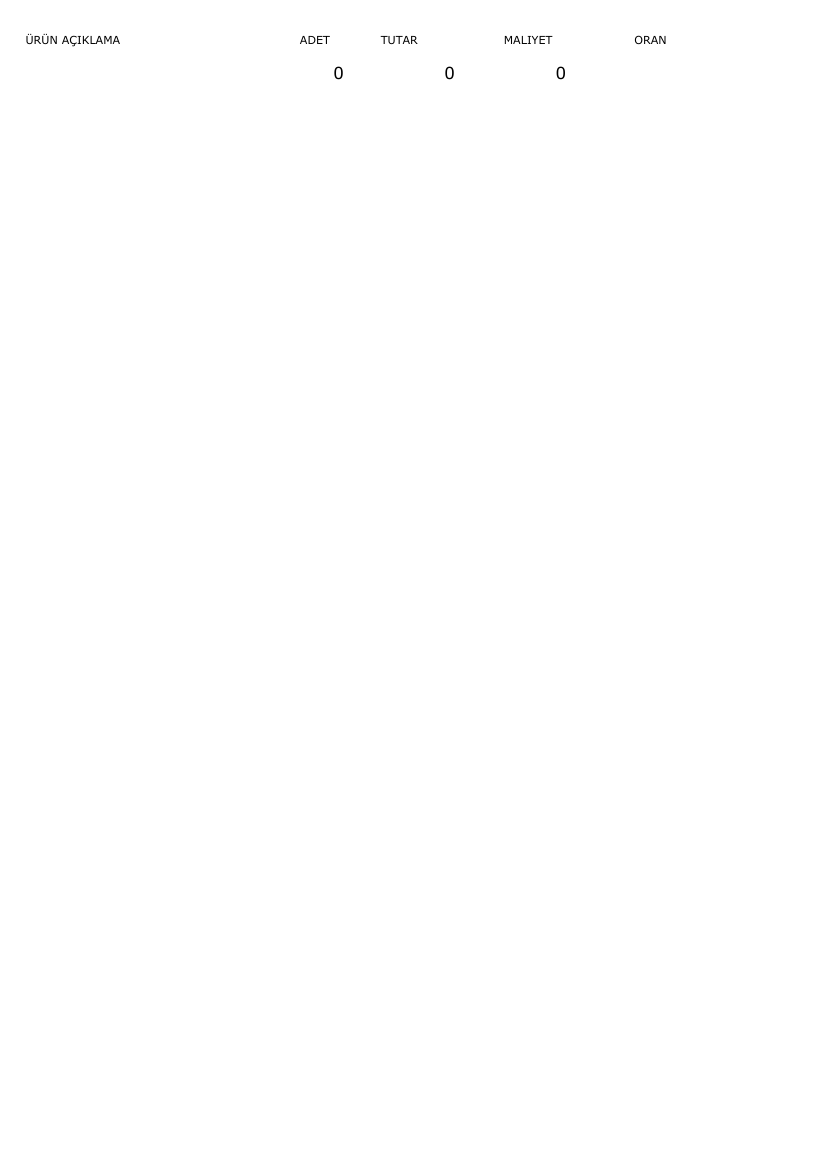

The script that saved this image:
# -*- coding: utf-8 -*-
import sys, subprocess
from PyQt5 import QtCore, QtWidgets
from PyQt5.QtWidgets import QDialog
from PyQt5.QtCore import *

from ui_maliyet import Ui_Dialog4

from mdb.modulemdb import *
from reportlab.pdfgen import canvas
from reportlab.pdfbase import pdfmetrics
from reportlab.pdfbase.ttfonts import TTFont
from reportlab.rl_settings import *



class Maliyet(QDialog , Ui_Dialog4):
    def __init__(self):
        QtWidgets.QDialog.__init__(self)
        self.setupUi(self)
        #self.myddb = Myddb()
        self.tableWidget.setRowCount(0)
        some_date = QtCore.QDate.currentDate()
        self.dateEdit.setDate(some_date)
        self.dateEdit_2.setDate(some_date)
        self.pushButton.clicked.connect(self.sloturunmaliyet)
        self.pushButton_3.clicked.connect(self.satisrapor)
        self.pushButton_2.clicked.connect(self.sloturunmaliyetpdf)
        self.tableWidget.setColumnWidth(0, 75)
        self.tableWidget.setColumnWidth(1, 270)
        self.tableWidget.setColumnWidth(2, 75)
        self.tableWidget.setColumnWidth(3, 75)
        self.tableWidget.setColumnWidth(4, 75)

    @pyqtSlot()
    def sloturunmaliyet(self):

        myddb1 = Myddb()

        print("urunmaliyet")
        self.tableWidget.clearContents()
        deger1 = self.dateEdit.date().toPyDate()
        deger2 = self.dateEdit_2.date().toPyDate()
        tar1 = deger1.strftime('%d%m%Y')
        tar2 = deger2.strftime('%d%m%Y')
        c = canvas.Canvas("maliyet" + tar1 + tar2 + ".pdf")
        pdfmetrics.registerFont(TTFont('Verdana', 'Verdana.ttf'))
        c.setFont("Verdana", 8)

        item = "            ÜRÜN    AÇIKLAMA                                   ADET           TUTAR                MALIYET                     ORAN "
        c.drawString(10, 810, item)
        tar1 = deger1.strftime('%Y-%m-%d')
        tar2 = deger2.strftime('%Y-%m-%d')
        sql = """SELECT pluno,hamad,sum(adet),sum(tutar) FROM bishop.ciro inner join test.hammadde on  pluno=hamkod and
            DATE(tarih) >= %s and DATE(tarih) <= %s group by pluno,hamad order by pluno asc """
        bul2 = myddb1.cur.execute(sql, (tar1, tar2))
        print(bul2, tar1, tar2)
        bul = myddb1.cur.fetchall()
        i = bul2
        j = 5
        self.tableWidget.setRowCount(i)
        aa = 0
        bb = 0
        toplam = 0.0
        toplam1 = 0.0
        toplam2 = 0.0

        for row1 in bul:
            sql1 = "select hurunkod,sum(hmiktar*hammadde.fiyat1) from harcanan inner join hammadde on " \
                   "hhammaddeid=hamkod where DATE(tarih)>=%s and DATE(tarih)<=%s and hurunkod=%s "
            bul1 = myddb1.cur.execute(sql1, (tar1, tar2, row1[0]))
            bul1 = myddb1.cur.fetchall()

            item = str(row1[0])
            self.tableWidget.setItem(aa, 0, QtWidgets.QTableWidgetItem(item))
            c.drawString(45, 800 - (15 * (bb + 1)), item)
            item = row1[1]
            c.drawString(80, 800 - (15 * (bb + 1)), item)
            self.tableWidget.setItem(aa, 1, QtWidgets.QTableWidgetItem(item))
            item = str(row1[2])

            toplam = toplam + float(row1[2])
            self.tableWidget.setItem(aa, 2, QtWidgets.QTableWidgetItem(item))
            c.drawString(230, 800 - (15 * (bb + 1)), item)
            item = str(row1[3])
            c.drawString(270, 800 - (15 * (bb + 1)), item)
            toplam1 = toplam1 + float(row1[3])
            self.tableWidget.setItem(aa, 3, QtWidgets.QTableWidgetItem(item))
            item = "0"
            if (bul1[0][1]) is not None:
                toplam2 = toplam2 + float(bul1[0][1])
                item = str("{:06.2f}".format(float(bul1[0][1])))
            c.drawString(350, 800 - (15 * (bb + 1)), item)
            self.tableWidget.setItem(aa, 4, QtWidgets.QTableWidgetItem(item))

            if int(row1[3]) == 0:
                item = "% 100"
            else:
                if (bul1[0][1]) is not None:
                    item = "% " + str(int((float(bul1[0][1])) / row1[3] * 100))
                    c.drawString(450, 800 - (15 * (bb + 1)), item)
            self.tableWidget.setItem(aa, 5, QtWidgets.QTableWidgetItem(item))

            aa = aa + 1
            bb = bb + 1
            print(aa)

            if (15 * (bb + 1)) >= 760:
                c.setFont("Verdana", 11)
                c.drawString(210, 800 - (15 * (bb + 1)), str(toplam))
                c.drawString(270, 800 - (15 * (bb + 1)), str(toplam1))
                c.drawString(350, 800 - (15 * (bb + 1)), str(toplam2))
                c.showPage()
                c.setFont("Verdana", 8)
                bb = 0

        c.setFont("Verdana", 12)
        c.drawString(210, 800 - (15 * (bb + 1)), str(toplam))
        c.drawString(270, 800 - (15 * (bb + 1)), str(int(toplam1)))
        c.drawString(350, 800 - (15 * (bb + 1)), str(int(toplam2)))
        c.drawString(450, 800 - (15 * (bb + 1)), "% " + str(int(toplam2 / toplam1 * 100)))

        c.save()

    @pyqtSlot()
    def satisrapor(self):
        myddb1 = Myddb()

        print("satisrapor")
        self.tableWidget.clearContents()
        deger1 = self.dateEdit.date().toPyDate()
        deger2 = self.dateEdit_2.date().toPyDate()
        tar1 = deger1.strftime('%d%m%Y')
        tar2 = deger2.strftime('%d%m%Y')
        c = canvas.Canvas("maliyet" + tar1 + tar2 + ".pdf")
        pdfmetrics.registerFont(TTFont('Verdana', 'Verdana.ttf'))
        c.setFont("Verdana", 8)

        item = "            ÜRÜN    AÇIKLAMA                                   ADET           TUTAR                 "
        c.drawString(10, 810, item)
        tar1 = deger1.strftime('%Y-%m-%d')
        tar2 = deger2.strftime('%Y-%m-%d')

        sql = """SELECT ciro.departman,pluno,hamad,sum(adet),sum(tutar) FROM bishop.ciro  inner join test.hammadde on  pluno=hamkod and
                DATE(tarih) >= %s and DATE(tarih) <= %s  group by ciro.departman,pluno order by ciro.departman asc """
        bul2 = myddb1.cur.execute(sql, (tar1, tar2))
        print(bul2, tar1, tar2)

        bul = myddb1.cur.fetchall()

        i = bul2
        j = 5
        self.tableWidget.setRowCount(i)
        aa = 0
        bb = 0
        dep=1
        toplam = 0.0
        toplam1 = 0.0
        toplam2 = 0.0
        for row1 in bul:
            sql1 = "select hurunkod,sum(hmiktar*fiyat1),harcanan.tarih from harcanan inner join hammadde on hhammaddeid=hamkod where DATE(tarih)>=%s and DATE(tarih)<=%s and hurunkod=%s"
            bul1 = myddb1.cur.execute(sql1, (tar1, tar2, row1[1]))
            bul1 = myddb1.cur.fetchall()


            if dep != int(row1[0]):
                dep = int(row1[0])
                c.setFont("Verdana", 10)
                c.drawString(210, 800 - (15 * (bb + 1)), str(toplam))
                c.drawString(270, 800 - (15 * (bb + 1)), str("{:06.2f}".format(toplam1)))
                c.drawString(350, 800 - (15 * (bb + 1)), str("{:06.2f}".format(toplam2)))
                c.showPage()
                c.setFont("Verdana", 8)
                bb = 0
                toplam = 0.0
                toplam1 = 0.0
                toplam2 = 0.0

            item = str(row1[0])
            self.tableWidget.setItem(aa, 0, QtWidgets.QTableWidgetItem(item))
            c.drawString(45, 800 - (15 * (bb + 1)), item)
            item = row1[2]
            c.drawString(80, 800 - (15 * (bb + 1)), item)
            self.tableWidget.setItem(aa, 1, QtWidgets.QTableWidgetItem(item))
            item = str(row1[3])

            toplam = toplam + float(row1[3])
            self.tableWidget.setItem(aa, 2, QtWidgets.QTableWidgetItem(item))
            c.drawString(230, 800 - (15 * (bb + 1)), item)
            item = str(row1[4])
            c.drawString(270, 800 - (15 * (bb + 1)), item)
            toplam1 = toplam1 + float(row1[4])
            self.tableWidget.setItem(aa, 3, QtWidgets.QTableWidgetItem(item))
            item = "0"
            if (bul1[0][1]) is not None:
                toplam2 = toplam2 + float(bul1[0][1])
                item = str("{:06.2f}".format(float(bul1[0][1])))
            c.drawString(350, 800 - (15 * (bb + 1)), item)
            self.tableWidget.setItem(aa, 4, QtWidgets.QTableWidgetItem(item))

            if int(row1[4]) == 0:
                item = "% 100"
            else:
                if (bul1[0][1]) is not None:
                    item = "% " + str(int((float(bul1[0][1])) / row1[4] * 100))
                    c.drawString(450, 800 - (15 * (bb + 1)), item)
            self.tableWidget.setItem(aa, 5, QtWidgets.QTableWidgetItem(item))

            aa = aa + 1
            bb = bb + 1


            if (15 * (bb + 1)) >= 760:
                c.setFont("Verdana", 10)
                c.drawString(210, 800 - (15 * (bb + 1)), str(toplam))
                c.drawString(270, 800 - (15 * (bb + 1)), str(toplam1))
                c.drawString(350, 800 - (15 * (bb + 1)), str(toplam2))
                c.showPage()
                c.setFont("Verdana", 8)
                bb = 0
        c.setFont("Verdana", 10)
        c.drawString(230, 800 - (15 * (bb + 1)), str(toplam))
        c.drawString(270, 800 - (15 * (bb + 1)), str(int(toplam1)))
        c.drawString(350, 800 - (15 * (bb + 1)), str(int(toplam2)))
        c.drawString(450, 800 - (15 * (bb + 1)), "% " + str(int(toplam2 / toplam1 * 100)))
        #todo genel toplam yazılacak

        c.save()

    @pyqtSlot()
    def sloturunmaliyetpdf(self):
        deger1 = self.dateEdit.date().toPyDate()
        deger2 = self.dateEdit_2.date().toPyDate()
        tar1 = deger1.strftime('%d%m%Y')
        tar2 = deger2.strftime('%d%m%Y')

        if sys.platform == "win32":
            os.startfile("maliyet" + tar1 + tar2 + ".pdf")
        else:
            opener = "open" if sys.platform == "darwin" else "xdg-open"
            subprocess.call([opener, "maliyet" + tar1 + tar2 + ".pdf"])



if __name__ == "__main__":
    app = QtWidgets.QApplication(sys.argv)
    fatura1=Maliyet()
    fatura1.show()
    fatura1.raise_()
    app.exec_()
    print("maliyet kapandı")








